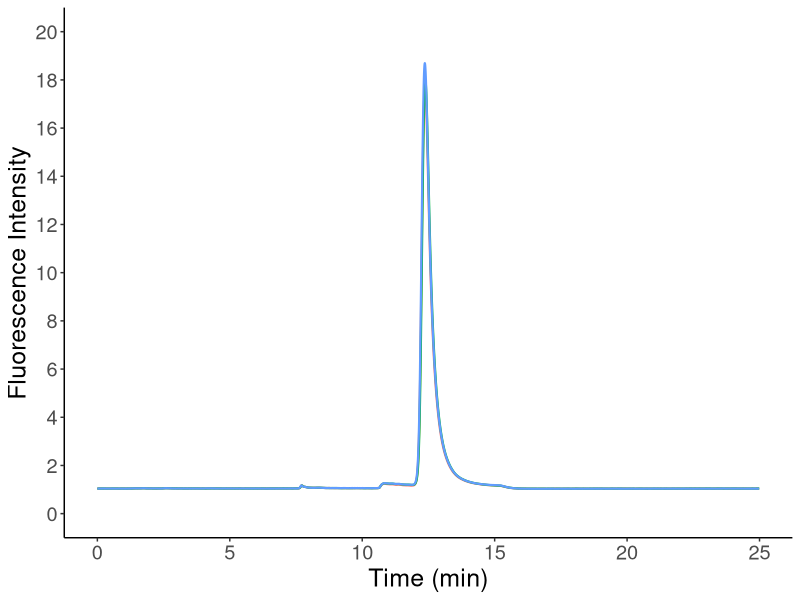
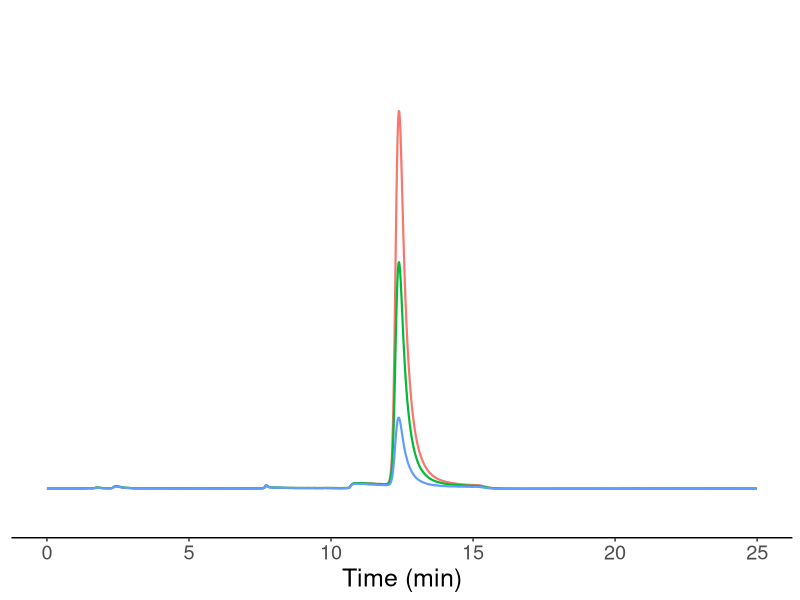
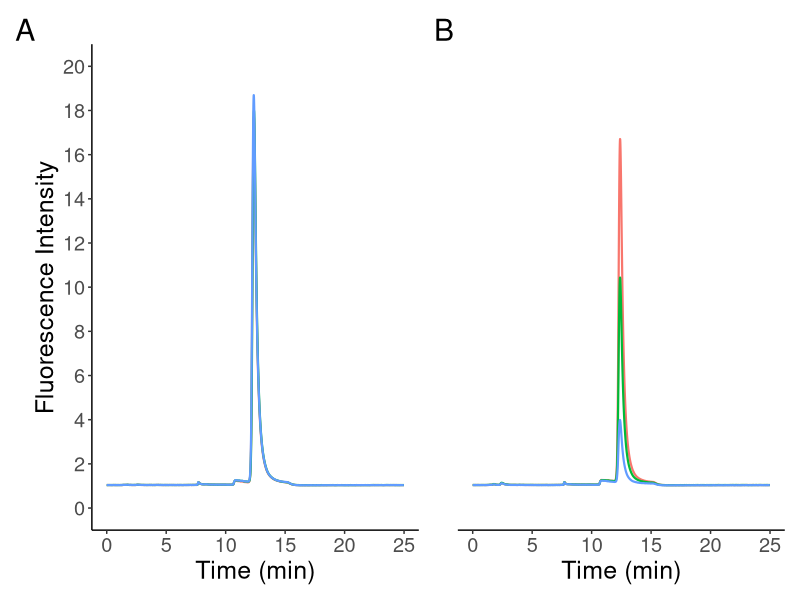
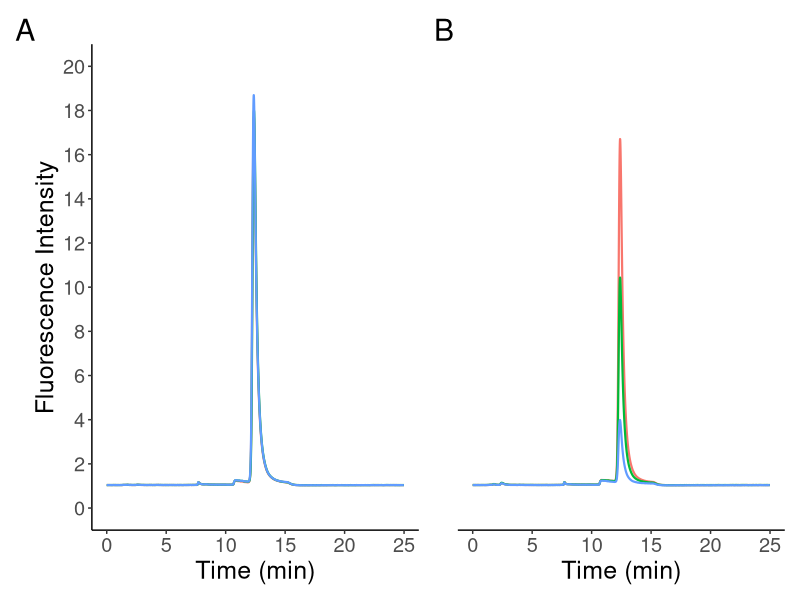

The R source for these figures, in order:
## ---- chunk 1
#| label: setup

library(here)
library(tidyverse)
library(patchwork)

point_size <- 4
text_size <- 18
annotation_size <- text_size / 2.845276
jitter_width <- 0.25
jitter_height <- 0
fig_width <- 6.5
fig_height <- fig_width / (4/3)
dpi <- 300

my_theme <- theme_classic() +
  theme(text = element_text(size = text_size))

## ---- chunk 2
#| label: load-data

hplc <- read_csv(
  file = here("data", "raw", "chromatogram", "hplc_thiamine_chromatogram.csv"),
  col_types = "ddff"
) |> 
  mutate(
    species = if_else(str_starts(group, "NIST"), "NIST", "RASM"),
    species = factor(species)
    )
  

nist <- hplc |> 
  filter(str_starts(group, "NIST"))

rasm <- hplc |> 
  filter(str_starts(group, "RASM"))
## ---- chunk 3
#| label: fig-nist-chromatogram

nist_fig <- ggplot(data = nist, aes(x = x, y = y, group = time, color = time)) +
  geom_line(linewidth = 0.75) +
  labs(x = "Time (min)",
       y = "Fluorescence Intensity") +
  scale_y_continuous(breaks = seq(0, 20, 2), limits = c(0, 20)) +
  guides(color = "none") +
  my_theme

nist_fig
## ---- chunk 4
#| label: fig-rasm-chromatogram

rasm_fig <- ggplot(data = rasm, aes(x = x, y = y, group = time, color = time)) +
  geom_line(linewidth = 0.75) +
  labs(x = "Time (min)",
       y = "Fluorescence Intensity") +
  scale_y_continuous(breaks = seq(0, 20, 2), limits = c(0, 20)) +
  my_theme +
  guides(color = "none") +
  theme(axis.title.y = element_blank(),
        axis.text.y = element_blank(),
        axis.ticks.y = element_blank(),
        axis.line.y = element_blank())

rasm_fig
## ---- chunk 5
#| label: fig-chromatogram-panel

chromatogram_panel <- nist_fig + rasm_fig + plot_annotation(tag_levels = "A")

chromatogram_panel
## ---- chunk 6
#| label: save-chromatogram-panel

ggsave(
  filename = "chromatogram_panel_plot.png",
  plot = chromatogram_panel,
  path = here("output", "figs"),
  width = fig_width * 2,
  height = fig_height,
  units = "in",
  dpi = dpi
)
